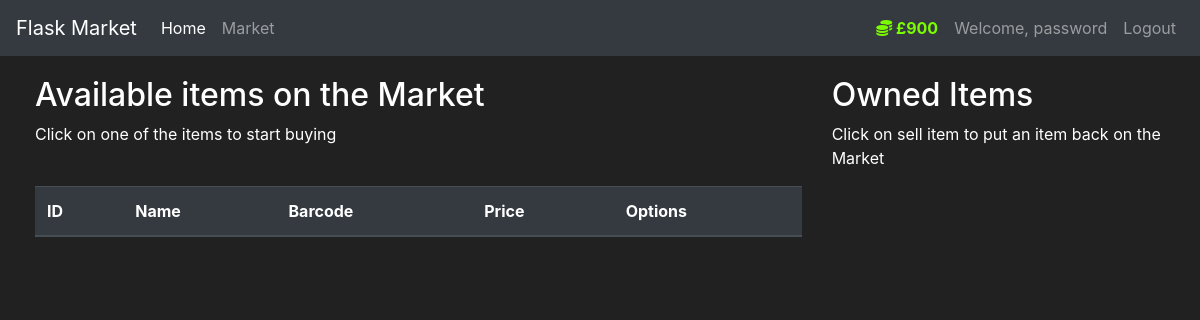
/market (signed in), run on an earlier commit of the app's database.
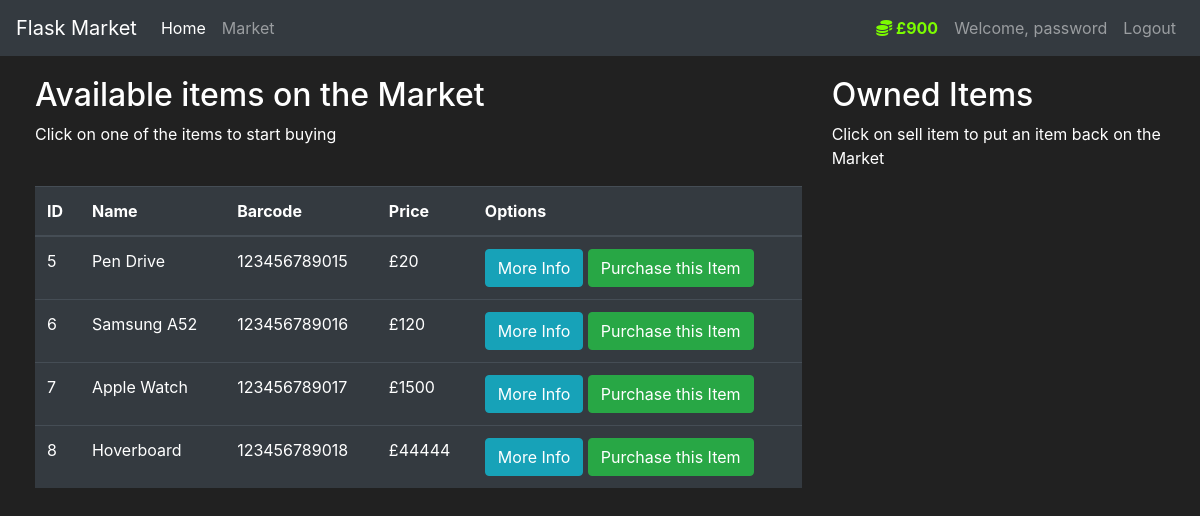
And on a later commit of the database.
### market/models.py (models this page shows, shortened)
class User(db.Model, UserMixin):
    id = db.Column(db.Integer(), primary_key=True)
    username = db.Column(db.String(length=30), nullable=False, unique=True)
    email_address = db.Column(db.String(length=50), nullable=False, unique=True)
    password_hash = db.Column(db.String(length=60), nullable=False)
    budget = db.Column(db.Integer(), nullable=False, default=1000)
    items = db.relationship('Item', backref='owned_user', lazy=True)
    @property
    def password(self):
        return self.password
    @property
    def prettier_budget(self):
        if len(str(self.budget)) >= 4:
            return f'£{str(self.budget)[:-3]},{str(self.budget)[-3:]}'
        else:
            return f'£{self.budget}'

class Item(db.Model):
    id = db.Column(db.Integer(), primary_key=True)
    name = db.Column(db.String(length=30), nullable=False, unique=True)
    price = db.Column(db.Integer(), nullable=False)
    barcode = db.Column(db.String(length=12), nullable=False, unique=True)
    description = db.Column(db.String(length=1024), nullable=False, unique=True)
    owner = db.Column(db.Integer(), db.ForeignKey('user.id'))

### market/routes.py (the view, shortened to what this page needs)
@app.route('/market', methods=['GET', 'POST'])
@login_required
def market_page():
    purchase_form = PurchaseItemForm()
    items = Item.query.filter_by(owner=None)
    return render_template('market.html', items=items, purchase_form=purchase_form)

### market/models.py (called while the page is built)
@login_manager.user_loader
def load_user(user_id):
    return User.query.get(int(user_id))

### market/templates/market.html (shortened to what this page needs)
{% extends 'base.html' %}
{% block content %}
<div class="row" style="margin-top:20px; margin-left:20px">
    <div class="col-8">
        <h2>Available items on the Market</h2>
        <p>Click on one of the items to start buying</p>
        <br>
        <table class="table table-hover table-dark">
            <thead>
            <tr>
                <th scope="col">ID</th>
                <th scope="col">Name</th>
                <th scope="col">Barcode</th>
                <th scope="col">Price</th>
                <th scope="col">Options</th>
            </tr>
            </thead>
            <tbody>
            {% for item in items %}
            <tr>
                <td>{{ item.id }}</td>
                <td>{{ item.name }}</td>
                <td>{{ item.barcode }}</td>
                <td>£{{ item.price }}</td>
                <td>
                    <button class="btn btn-outline btn-info" data-toggle="modal"
                            data-target="#Modal-MoreInfo-{{ item.id }}">More Info
                    </button>
                    <button class="btn btn-outline btn-success" data-toggle="modal"
                            data-target="#Modal-PurchaseConfirm-{{ item.id }}">Purchase this Item
                    </button>
                </td>
            </tr>
            {% endfor %}
            </tbody>
        </table>
    </div>
    <div class="col-4">
        <h2>Owned Items</h2>
        <p>Click on sell item to put an item back on the Market</p>
        <br>
    </div>
</div>
{% endblock %}

### market/templates/base.html (shortened to what this page needs)
<!doctype html>
<html lang="en">
<head>
    <link rel="stylesheet" href="https://cdn.jsdelivr.net/npm/bootstrap@4.5.3/dist/css/bootstrap.min.css"
>
    <link rel="stylesheet" href="https://cdnjs.cloudflare.com/ajax/libs/font-awesome/6.3.0/css/all.min.css">
</head>
<body>
<nav class="navbar navbar-expand-md navbar-dark bg-dark">
    <a class="navbar-brand" href="#">Flask Market</a>
    <div class="collapse navbar-collapse" id="navbarNav">
        <ul class="navbar-nav mr-auto">
            <li class="nav-item active">
                <a class="nav-link" href="{{ url_for('home_page') }}">Home <span class="sr-only">(current)</span></a>
            </li>
            <li class="nav-item">
                <a class="nav-link" href="{{ url_for('market_page') }}">Market</a>
            </li>
        </ul>
        {% if current_user.is_authenticated %}
        <ul class="navbar-nav">
            <li class="nav-item">
                <a class="nav-link" style="color: lawngreen; font-weight: bold">
                    <i class="fas fa-coins"></i>
                    {{ current_user.prettier_budget }}
                </a>
            </li>
            <li class="nav-item">
                <a class="nav-link">Welcome, {{ current_user.username }}</a>
            </li>
            <li class="nav-item">
                <a class="nav-link" href="{{ url_for('logout_page') }}">Logout</a>
            </li>
        </ul>
        {% endif %}
    </div>
</nav>
{% block content %}
{% endblock %}
</body>
</html>

### market/templates/base.html (style rules this page uses)
body { background-color: #212121; color: white }

What changed in the data, as far as the page shows it:
added Item: id "5", name "Pen Drive", barcode "123456789015", price "20"
added Item: id "6", name "Samsung A52", barcode "123456789016", price "120"
added Item: id "7", name "Apple Watch", barcode "123456789017", price "1500"
added Item: id "8", name "Hoverboard", barcode "123456789018", price "44444"
